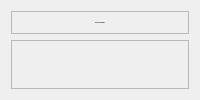
            <widget class="QWidget" name="data_pada_provinsi">
             <layout class="QVBoxLayout" name="verticalLayout_9">
              <item>
               <widget class="QFrame" name="frame_17">
                <property name="frameShape">
                 <enum>QFrame::StyledPanel</enum>
                </property>
                <property name="frameShadow">
                 <enum>QFrame::Raised</enum>
                </property>
                <layout class="QVBoxLayout" name="verticalLayout_10">
                 <item alignment="Qt::AlignTop">
                  <widget class="QLabel" name="label_9">
                   <property name="font">
                    <font>
                     <family>poppins</family>
                     <pointsize>-1</pointsize>
                     <weight>75</weight>
                     <bold>true</bold>
                    </font>
                   </property>
                   <property name="text">
                    <string>DATA PADA REGION</string>
                   </property>
                   <property name="alignment">
                    <set>Qt::AlignCenter</set>
                   </property>
                  </widget>
                 </item>
                </layout>
               </widget>
              </item>
              <item>
               <widget class="QFrame" name="frame_18">
                <property name="sizePolicy">
                 <sizepolicy hsizetype="Preferred" vsizetype="Expanding">
                  <horstretch>0</horstretch>
                  <verstretch>0</verstretch>
                 </sizepolicy>
                </property>
                <property name="frameShape">
                 <enum>QFrame::StyledPanel</enum>
                </property>
                <property name="frameShadow">
                 <enum>QFrame::Raised</enum>
                </property>
                <layout class="QHBoxLayout" name="horizontalLayout_11"/>
               </widget>
              </item>
             </layout>
            </widget>
